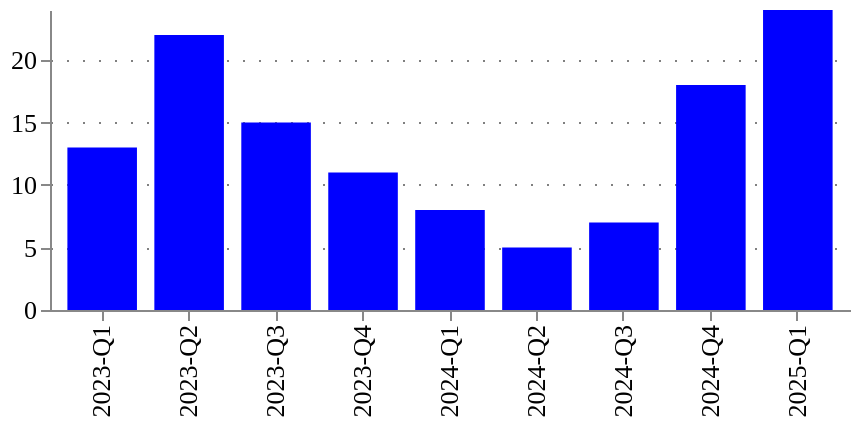

This figure's notebook cell:
### Code cell
category = 'Heat pumps'
chart_df = (
    speeches_quarterly_df
    .query("theme == @category")
)

fig = charts.ts_bar(
    ts = chart_df,
    variable="speeches",
    variable_title="",
    time_column="quarter",
)
charts.configure_plots(fig)

### Figure 1 — Vega-Lite specification as saved in the notebook (floating-point values rounded to 4 significant figures)
{"config": {"title": {"font": "Averta", "anchor": "start"}, "subtitle": {"font": "Averta"}, "axis": {"labelFont": "Averta", "titleFont": "Averta", "gridColor": "grey", "gridDash": [1, 7], "labelFontSize": 13, "titleFontSize": 13}, "header": {"labelFont": "Averta", "titleFont": "Averta"}, "legend": {"labelFont": "Averta", "titleFont": "Averta", "labelFontSize": 13, "titleFontSize": 13}, "range": {"category": ["#0000FF", "#FDB633", "#18A48C", "#9A1BBE", "#EB003B", "#FF6E47", "#646363", "#0F294A", "#97D9E3", "#A59BEE", "#F6A4B7", "#D2C9C0", "#FFFFFF", "#000000"], "ordinal": {"scheme": ["#0000FF", "#FDB633", "#18A48C", "#9A1BBE", "#EB003B", "#FF6E47", "#646363", "#0F294A", "#97D9E3", "#A59BEE", "#F6A4B7", "#D2C9C0", "#FFFFFF", "#000000"]}}, "view": {"strokeWidth": 0}}, "data": {"name": "data-2f9e2e90bbab157e1c0407fee6334104"}, "mark": {"type": "bar", "fillOpacity": 1, "filled": true, "strokeOpacity": 1, "strokeWidth": 1.5}, "encoding": {"color": {"field": "_category", "legend": null, "type": "nominal"}, "tooltip": [{"field": "_category", "title": "", "type": "nominal"}, {"field": "quarter", "title": "", "type": "ordinal"}, {"field": "speeches", "format": ",.3f", "title": "", "type": "quantitative"}], "x": {"field": "quarter", "title": "", "type": "ordinal"}, "xOffset": {"field": "_category", "type": "nominal"}, "y": {"field": "speeches", "title": "", "type": "quantitative"}}, "height": 150, "title": {"anchor": "start", "text": "", "fontSize": 16, "subtitle": "", "subtitleFont": "Averta", "subtitleFontSize": 13}, "width": 400, "$schema": "https://vega.github.io/schema/vega-lite/v5.20.1.json", "datasets": {"data-2f9e2e90bbab157e1c0407fee6334104": [{"quarter": "2023-Q1", "speeches": 13, "theme": "Heat pumps", "_category": "category"}, {"quarter": "2023-Q2", "speeches": 22, "theme": "Heat pumps", "_category": "category"}, {"quarter": "2023-Q3", "speeches": 15, "theme": "Heat pumps", "_category": "category"}, {"quarter": "2023-Q4", "speeches": 11, "theme": "Heat pumps", "_category": "category"}, {"quarter": "2024-Q1", "speeches": 8, "theme": "Heat pumps", "_category": "category"}, {"quarter": "2024-Q2", "speeches": 5, "theme": "Heat pumps", "_category": "category"}, {"quarter": "2024-Q3", "speeches": 7, "theme": "Heat pumps", "_category": "category"}, {"quarter": "2024-Q4", "speeches": 18, "theme": "Heat pumps", "_category": "category"}, {"quarter": "2025-Q1", "speeches": 24, "theme": "Heat pumps", "_category": "category"}]}}
